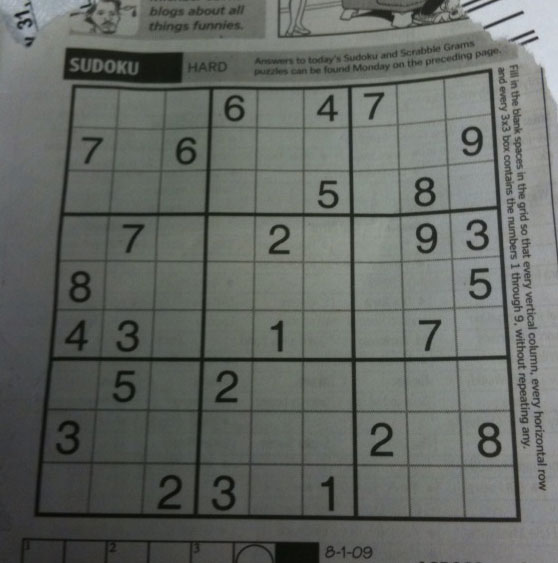
#> input picture sudoku.png, 558 x 563 px
$ python '37. Detectia_liniilor-metoda_HoughLinesP.py'
#> lines starting #> are read from the running program, lines starting #| are printed output that depends on the picture; after the words box and inside, x2 and y2 are one past the last pixel; in counts of white or black regions, pixels touching at a corner belong together
import cv2 as cv
import numpy as np

img = cv.imread('sudoku.png')
#> img is the input picture: shape (563, 558, 3); mean B, G, R 99.5, 104.1, 100
alb_negru = cv.cvtColor(img, cv.COLOR_BGR2GRAY)  # tranformarea in alb-negru
margini = cv.Canny(alb_negru, 50, 200, apertureSize=3) # detectarea marginilor
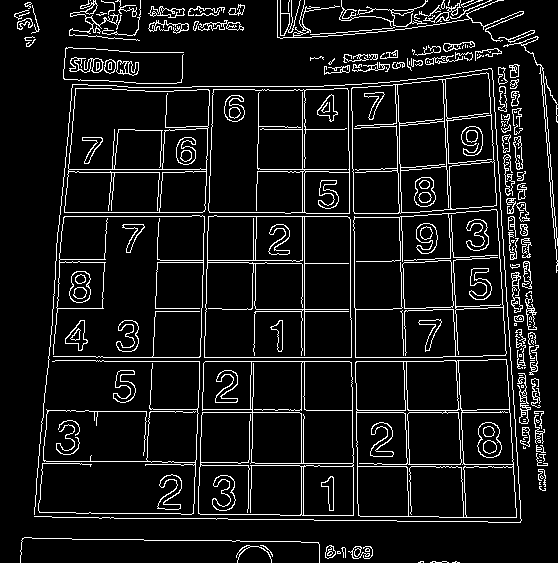
#> margini: shape (563, 558); 8.8% white in thin lines or dots
lung_min = 100 # lungimea minima a liniei
dist_min =10 # distatanta minima dintre linii pentru a fi tratate ca 2 linii
linii  = cv.HoughLinesP(margini, 1, np.pi/180, 100, lung_min, dist_min) # determinarea coodonatelor a 2 puncte pentru fiecare linie
#> linii = 219 rows, first 6: [355, 357, 442, 357], [64, 216, 191, 216], [355, 308, 355, 354], [104, 361, 199, 361], [200, 356, 200, 338], [69, 169, 199, 169]

for linie in linii:
    x1, y1, x2, y2 = linie[0]  # citirea coodonatelor pentru fiecare linie

    cv.line(img, (x1,y1), (x2, y2), (0, 255, 255), 2) #desenarea liniei finite
#> this loop made 219 passes
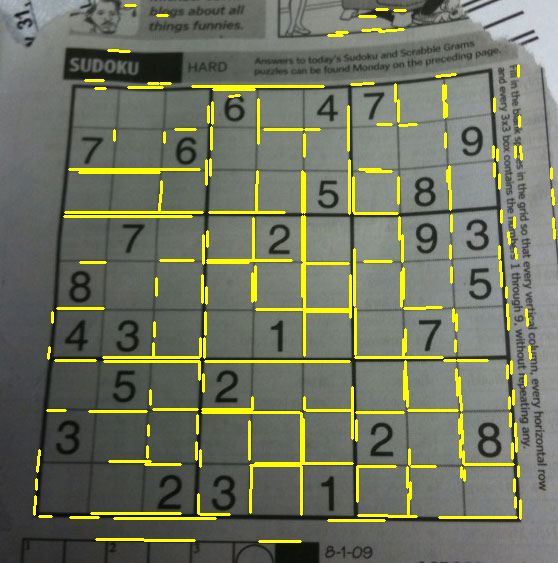
#> img: shape (563, 558, 3); 6.22% of pixels changed, all inside (x1, y1, x2, y2) = (33, 4, 556, 543)

cv.imshow("imagine", img)
cv.imshow("margini", margini)
k=cv.waitKey(0)
#> (key Esc is pressed here)
cv.destroyAllWindows()

$ run again, with Eye.jpg saved as sudoku.png
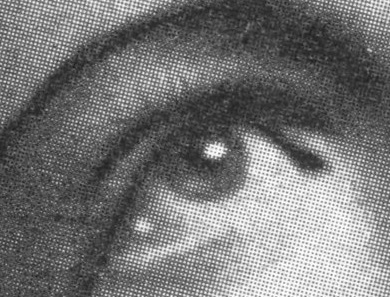
#> input picture Eye.jpg, 390 x 297 px
#> img is the input picture: shape (297, 390, 3); min 27, max 255, mean 117.6
#> `margini = cv.Canny(alb_negru, 50, 200, apertureSize=3)`:
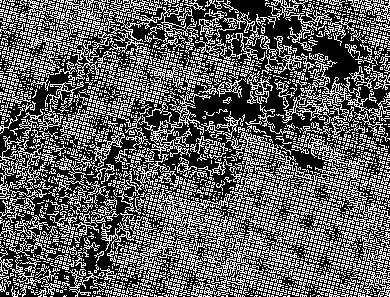
#> margini: shape (297, 390); 37.1% white in thin lines or dots
#> linii = [[285, 241, 295, 243], [190, 78, 200, 80]]
#> the loop `for linie in linii:` made 2 passes
